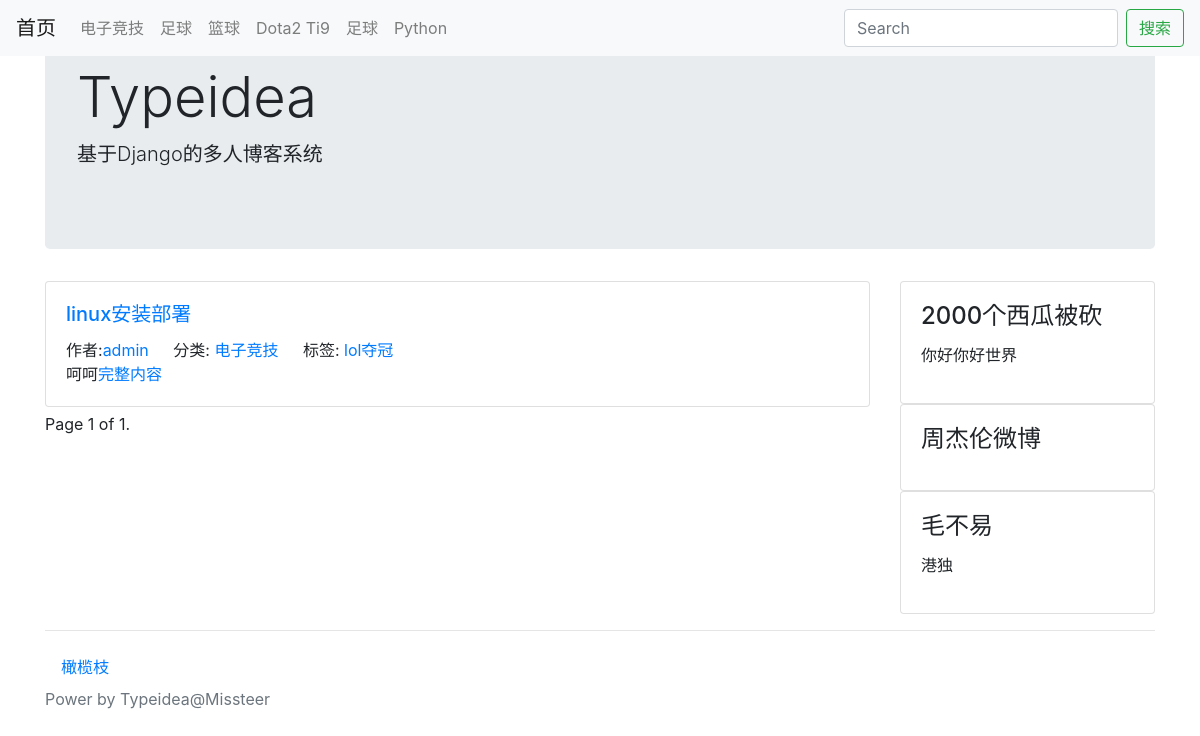
Page /category/1/ on the committed database.
### blog/models.py (models this page shows, shortened)
class Category(models.Model):
    STATUS_NORMAL = 1
    STATUS_DELETE = 0
    STATUS_ITEMS =(
        (STATUS_NORMAL,'正常'),
        (STATUS_DELETE,'删除'),
    )
    name = models.CharField(max_length=50,verbose_name='名称')
    status = models.PositiveIntegerField(default=STATUS_NORMAL,choices=STATUS_ITEMS,
                                         verbose_name="状态")
    is_nav = models.BooleanField(default=False,verbose_name="是否为导航")
    owner = models.ForeignKey(User,verbose_name="作者",on_delete=models.CASCADE)
    created_time = models.DateTimeField(auto_now_add=True,verbose_name="创建时间")
    class Meta:
        verbose_name = verbose_name_plural = '分类'
    @classmethod
    def get_navs(cls):
        categories = cls.objects.filter(status=cls.STATUS_NORMAL)
        nav_categories = []
        normal_categories = []
        for cate in categories:
            if cate.is_nav:
                nav_categories.append(cate)
            else:
                normal_categories.append(cate)
        return {
            'navs':nav_categories,
            'categories':normal_categories,
        }

class Post(models.Model):
    STAUTS_NORMAL = 1
    STATUS_DELETE = 0
    STATUS_DRAFT = 2
    STATUS_ITEMS = (
        (STAUTS_NORMAL,'正常'),
        (STATUS_DELETE,'删除'),
        (STATUS_DRAFT,'草稿'),
    )
    title = models.CharField(max_length=255,verbose_name="标题")
    desc = models.CharField(max_length=1024,blank=True,verbose_name="摘要")
    content = models.TextField(verbose_name="正文",help_text="正文必须是markdown格式")
    status = models.PositiveIntegerField(default=STAUTS_NORMAL,
                                         choices=STATUS_ITEMS,verbose_name="状态")
    category = models.ForeignKey(Category,verbose_name="分类",on_delete=models.CASCADE)
    tag = models.ManyToManyField(Tag,verbose_name="标签")
    owner = models.ForeignKey(User,verbose_name="作者",on_delete=models.CASCADE)
    created_time = models.DateTimeField(auto_now_add=True,verbose_name="创建时间")
    pv = models.PositiveIntegerField(default=1)
    uv = models.PositiveIntegerField(default=1)
    class Meta:
        verbose_name = verbose_name_plural = "文章"
        ordering = ['-id'] #根据id进行降序排列

class Tag(models.Model):
    STATUS_NORMAL = 1
    STATUS_DELETE = 0
    STATUS_ITEMS = (
        (STATUS_NORMAL,'正常'),
        (STATUS_DELETE,'删除')
    )
    name = models.CharField(max_length=10,verbose_name="名称")
    status = models.PositiveIntegerField(default=STATUS_NORMAL,
                                         choices=STATUS_ITEMS,verbose_name="状态")
    owner = models.ForeignKey(User,verbose_name="作者",on_delete=models.CASCADE)
    created_time = models.DateTimeField(auto_now_add=True,verbose_name="创建时间")
    class Meta:
        verbose_name = verbose_name_plural = '标签'

### config/models.py (models this page shows)
class SideBar(models.Model):
    DISPLAY_HTML = 1
    DISPLAY_LATEST = 2
    DISPLAY_HOT = 3
    DISPLAY_COMMENT = 4
    STATUS_SHOW = 1
    STATUS_HIDE = 0
    STATUS_ITEMS = (
        (STATUS_SHOW, '展示'),
        (STATUS_HIDE, '隐藏'),
    )
    SIDE_TYPE = (
        (1,'HTML'),
        (2,'最新文章'),
        (3, '最热文章'),
        (4, '最近评论'),
    )
    title = models.CharField(max_length=50,verbose_name="标题")
    display_type = models.PositiveIntegerField(default=1,choices=SIDE_TYPE,
                                               verbose_name="展示类型")
    content = models.CharField(max_length=500,blank=True,verbose_name="内容",
                               help_text="如果设置的不是html类型，可为空")
    status = models.PositiveIntegerField(default=STATUS_SHOW,choices=STATUS_ITEMS,
                                         verbose_name='状态')
    created_time = models.DateTimeField(auto_now_add=True,verbose_name="创建时间")
    class Meta:
        verbose_name = verbose_name_plural = "侧边栏"
    @classmethod
    def get_all(cls):
        return cls.objects.filter(status=cls.STATUS_SHOW)
    @property
    def content_html(self):
        from blog.models import Post #避免循环引用
        from comment .models import Comment
        result = ''
        if self.display_type == self.DISPLAY_HTML:
            result = self.content
        elif self.display_type == self.DISPLAY_LATEST:
            context ={
                'posts':Post.latest_posts()
            }
            result = render_to_string('config/blocks/sidebar_post.html',context)
        elif self.display_type == self.DISPLAY_HOT:
            context ={
                'posts':Post.hot_posts()
            }
            result = render_to_string('config/blocks/sidebar_post.html',context)
        elif self.display_type == self.DISPLAY_COMMENT:
            context = {
                'comments':Comment.objects.filter(status=Comment.STATUS_NORMAL)
            }
            result = render_to_string('config/blocks/sidebar_comments.html',context)
        return result

### blog/views.py (the view)
# urls.py: url(r'^category/(?P<category_id>\d+)/$',CategoryView.as_view(),name='category-list'),
class CategoryView(IndexView):
    def get_context_data(self, **kwargs):
        context = super(CategoryView, self).get_context_data(**kwargs)
        category_id = self.kwargs.get('category_id')
        category = get_object_or_404(Category,pk=category_id)
        context.update({
            'category':category
        })
        return context
    def get_queryset(self):
        queryset = super(CategoryView, self).get_queryset()
        category_id = self.kwargs.get('category_id')
        return queryset.filter(category_id=category_id)

### blog/views.py (called while the page is built)
    def get_context_data(self, **kwargs):
        context = super().get_context_data(**kwargs)
        context.update({
            'sidebars': SideBar.get_all(),
        })
        context.update(Category.get_navs())
        return context

### Typeidea/themes/bootstrap/templates/blog/list.html (shortened to what this page needs)
{% extends "./base.html" %}
{% block main %}
    {% for post in post_list %}
    <div class="card post">
        <div class="card-body">
            <h5 class="card-title"><a href="{% url 'post-detail' post.id %}">
                {{ post.title}}</a> </h5>
            <span class="card-link">作者:<a href="#">{{ post.owner.username }}</a></span>
            <span class="card-link">分类:<a href="{% url 'category-list' cate.id %}">
                {{ post.category.name }}</a></span>
            <span class="card-link">标签:
                {% for tag in post.tag.all %}
                <a href="{% url 'tag-list' tag.id %}">{{ tag.name }}</a>
                {% endfor %}
            </span>
            <p class="card-text">{{ post.desc }}<a href="{% url 'post-detail' post.id %}">完整内容</a> </p>
        </div>
    </div>
    {% endfor %}
    {% if page_obj %}
        Page {{page_obj.number }} of {{paginator.num_pages }}.
    {% endif %}
{% endblock %}

### Typeidea/themes/bootstrap/templates/blog/base.html (shortened to what this page needs)
<!DOCTYPE html>
<html lang="en">
<head>
    <link href="https://cdn.bootcss.com/bootstrap/4.0.0/css/bootstrap.css"
          rel="stylesheet">
</head>
<body>
<div class="container" head>
    <nav class="navbar  fixed-top navbar-expand-lg navbar-light bg-light">
        <a class="navbar-brand" href="#">首页</a>
          <div class="collapse navbar-collapse" id="navbarSupportedContent">
            <ul class="navbar-nav mr-auto">
                {% for cate in navs %}
              <li class="nav-item">
                  <a class="nav-link" href="{% url 'category-list' cate.id %}">{{ cate.name }}</a>
              </li>
            {% endfor %}
            </ul>
              <form class="form-inline my-2 my-lg-0" action="GET">
                  <input class="form-control mr-sm-2" type="search" placeholder="Search" aria-label="Search">
              <button class="btn btn-outline-success" type="submit">搜索</button>
              </form>
          </div>
        </nav>
        <div class="jumbotron">
            <h1 class="display-4">Typeidea</h1>
            <p class="lead">基于Django的多人博客系统</p>
        </div>
</div>
    <div class="container main">
        <div class="row">
        <div class="col-9 post-list">
            {% block main %}
            {% endblock %}
        </div>
        <div class="col-3">
            {% block sidebar %}
                {% for sidebar in sidebars %}
            <div class="card sidebar">
                <div class="card-body">
                    <h4 class="card-title">{{sidebar.title}}</h4>
                    <p>
                        {{ sidebar.content_html }}
                    </p>
                </div>
            </div>
            {% endfor %}
            {% endblock %}
        </div>
    </div>
    </div>
<footer class="footer">
    {% block footer %}
    <div class="container">
        <hr/>
        <nav class="nav category">
            {% for cate in categories %}
            <a href="{% url 'categoty-list' cate.id %}" class="nav-link">{{ cate.name }}</a>
            {% endfor %}
            </nav>
    </div>
    <div class="container power">
        <span class="text-muted">Power by Typeidea@Missteer</span>
    </div>
    {% endblock %}
</footer>
</body>
</html>

### Typeidea/themes/bootstrap/templates/blog/base.html (style rules this page uses)
.post { margin-bottom: 5px; }

### rows in the picture
Category: name "电子竞技"
Category: name "足球"
Category: name "篮球"
Category: name "Dota2 Ti9"
Category: name "足球"
Category: name "Python"
Post: title "linux安装部署", owner.username "admin", category.name "电子竞技", desc "呵呵"
Tag: name "lol夺冠"
SideBar: title "2000个西瓜被砍", content_html "你好你好世界"
SideBar: title "周杰伦微博"
SideBar: title "毛不易", content_html "港独"
Category: name "橄榄枝"

### other values in the picture
{{ page_obj.number }} "1"
{{ paginator.num_pages }} "1"
